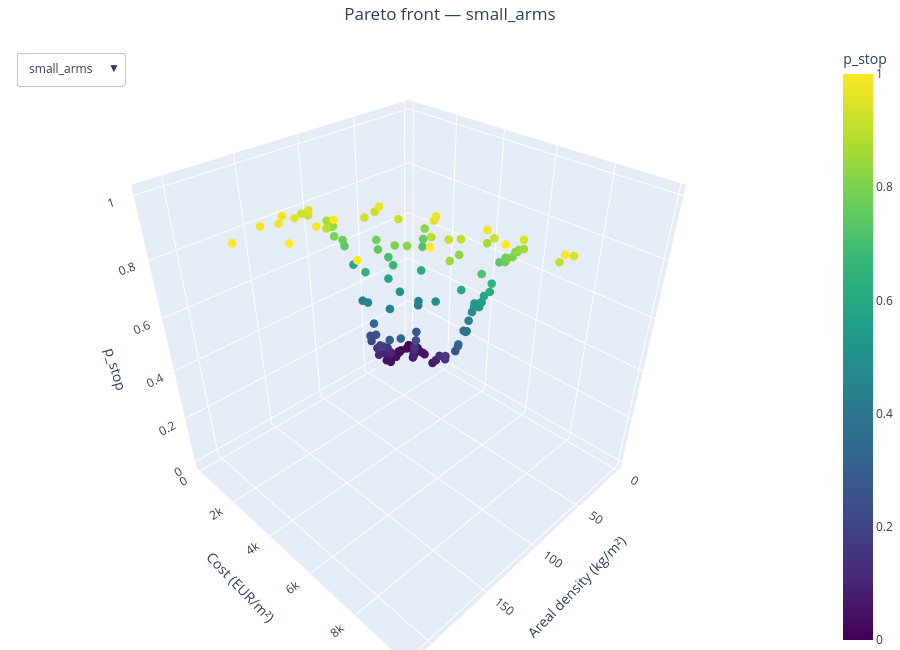

Notebook code cell kept with this figure:
### Markdown cell above
**Rezultat:** ukupno 452 ne-dominirana rješenja (small_arms 197, fpv_drone 91, at_rocket 83, tank_apfsds 81), sve pri worst-case 0°.

### Code cell
# ── ONE interactive 3D scatter, faceted by threat via dropdown ──────
fig = go.Figure()

threats_ordered = list(THREAT_CLASSES.keys())
trace_visibility = {}

for threat in threats_ordered:
    sub = pareto_df[pareto_df['threat'] == threat]
    passive = sub[~sub['active']]
    active  = sub[ sub['active']]

    hover_template = (
        '<b>%{customdata[0]}</b><br>'
        'p_stop = %{z:.3f}<br>'
        'AD     = %{x:.1f} kg/m²<br>'
        'Cost   = %{y:,.0f} €/m²<br>'
        'Layers = %{customdata[1]}'
        '<extra></extra>'
    )
    if not passive.empty:
        fig.add_trace(go.Scatter3d(
            x=passive['areal_density'], y=passive['cost_per_m2'], z=passive['p_stop'],
            mode='markers',
            marker=dict(size=5, color=passive['p_stop'],
                        colorscale='Viridis', cmin=0, cmax=1,
                        showscale=True, colorbar=dict(title='p_stop'),
                        symbol='circle'),
            name=f'{threat} — passive',
            customdata=passive[['config', 'n_layers']].astype(str).values,
            hovertemplate=hover_template,
            visible=(threat == 'small_arms'),
        ))
    if not active.empty:
        fig.add_trace(go.Scatter3d(
            x=active['areal_density'], y=active['cost_per_m2'], z=active['p_stop'],
            mode='markers',
            marker=dict(size=7, color=active['p_stop'],
                        colorscale='Cividis', cmin=0, cmax=1,
                        showscale=False, symbol='diamond',
                        line=dict(color='black', width=1)),
            name=f'{threat} — uses active material',
            customdata=active[['config', 'n_layers']].astype(str).values,
            hovertemplate=hover_template,
            visible=(threat == 'small_arms'),
        ))

# Build dropdown buttons that toggle visibility per threat
buttons = []
for sel_threat in threats_ordered:
    visibility = []
    for trace in fig.data:
        visibility.append(trace.name.startswith(sel_threat))
    buttons.append(dict(label=sel_threat, method='update',
                        args=[{'visible': visibility},
                              {'title.text': f'Pareto front — {sel_threat}'}]))

fig.update_layout(
    title=dict(text='Pareto front — small_arms', x=0.5),
    scene=dict(
        xaxis_title='Areal density (kg/m²)',
        yaxis_title='Cost (EUR/m²)',
        zaxis_title='p_stop',
    ),
    updatemenus=[dict(buttons=buttons, direction='down', showactive=True,
                      x=0.02, xanchor='left', y=0.98, yanchor='top')],
    margin=dict(l=0, r=0, b=0, t=40),
    height=650,
)
fig.write_html(str(REPORT_DIR / '22_interactive_pareto.html'))
print(f'Saved interactive plot → {REPORT_DIR / "22_interactive_pareto.html"}')
fig.show()
